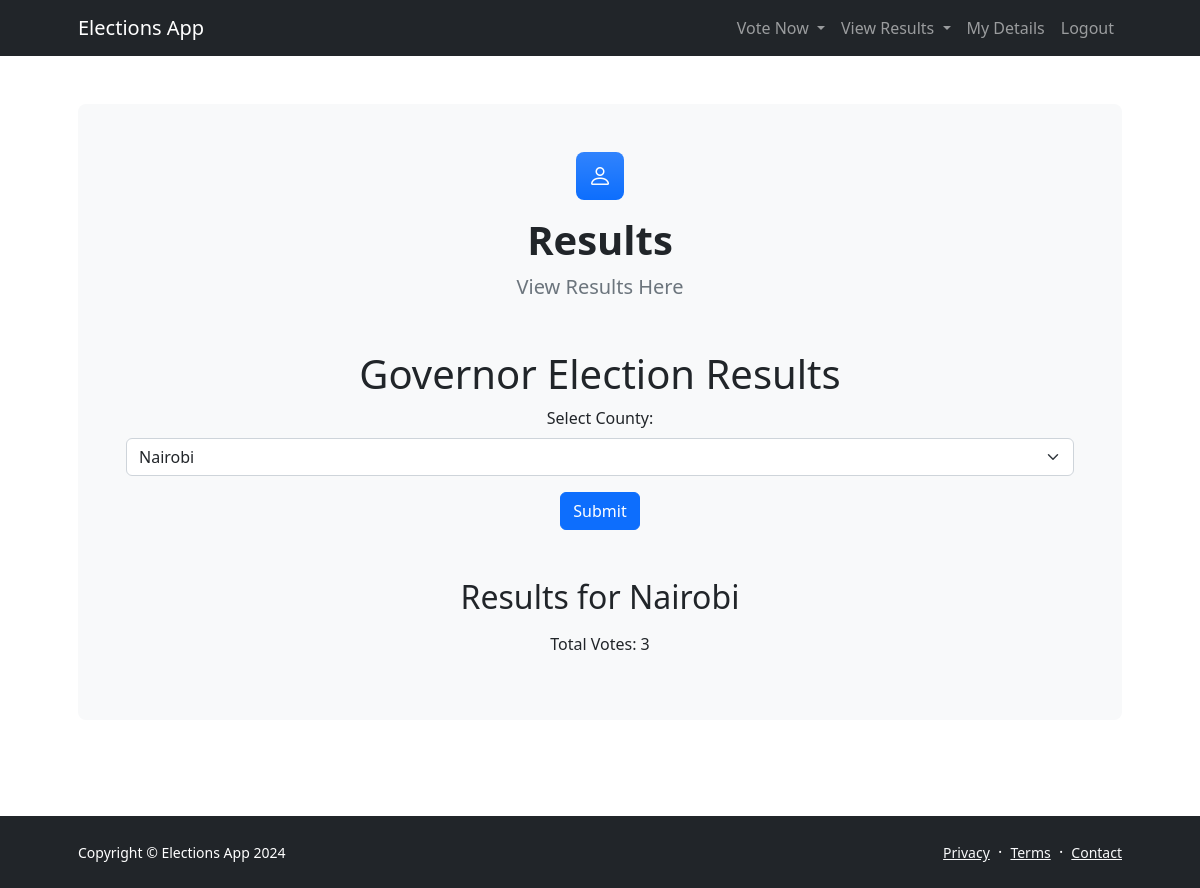
Page /results/governor (signed in) on the earlier database version.
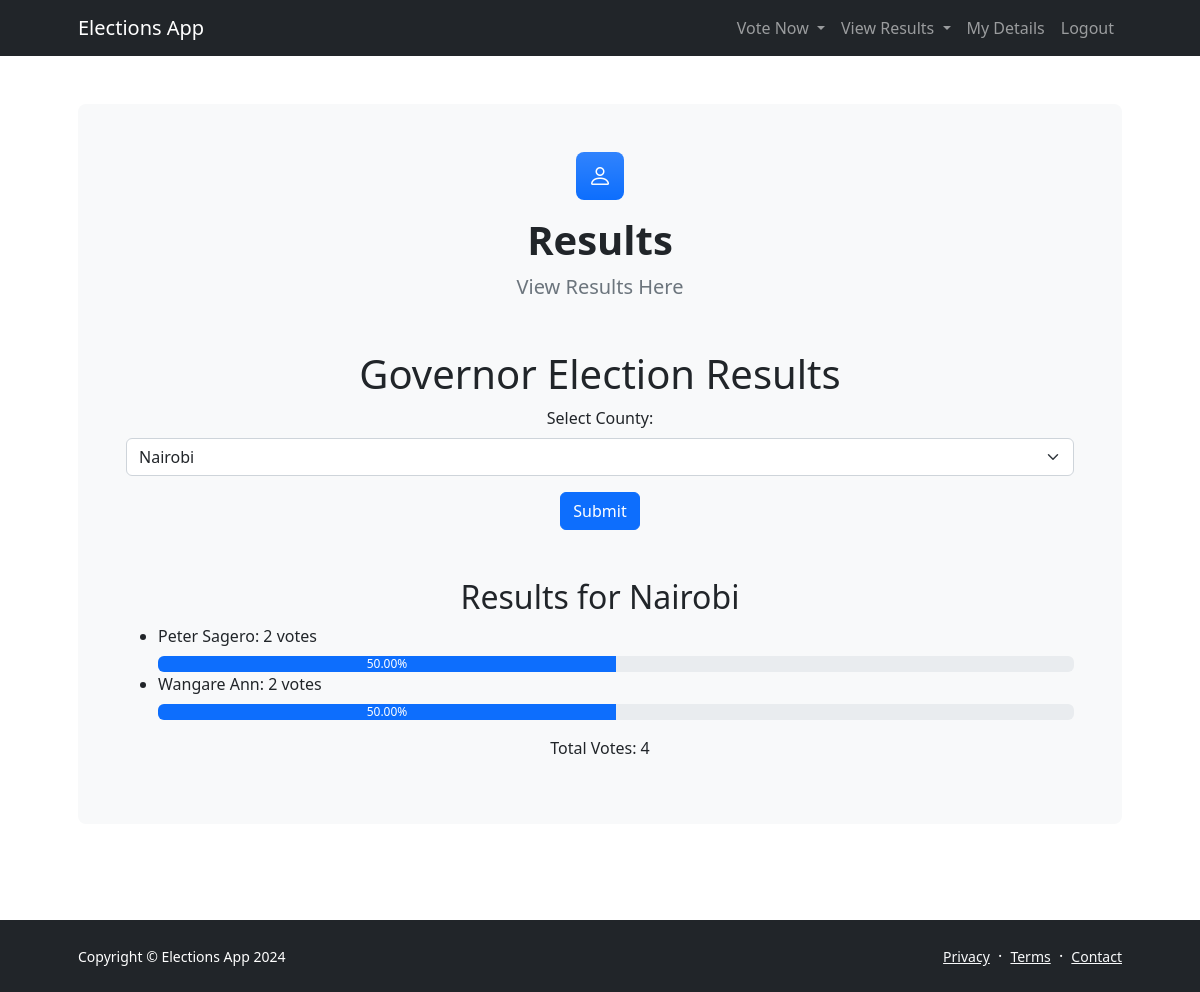
Same page on the later database version.
### app/models.py (models this page shows)
class Voter(db.Model):
    id = db.Column(db.Integer, primary_key=True)
    national_id = db.Column(db.String(20), unique=True, nullable=False)
    county = db.Column(db.String(100), nullable=False)
    name = db.Column(db.String(100), nullable=False)
    phone_number = db.Column(db.String(20), nullable=True)
    email = db.Column(db.String(100), nullable=True)
    password_hash = db.Column(db.String(128))  # New field for storing hashed passwords
    votes_president = db.relationship('Vote_president', backref='voter', lazy=True)
    votes_governor = db.relationship('Vote_governor', backref='voter', lazy=True)

class Governor(db.Model):
    id = db.Column(db.Integer, primary_key=True)
    national_id = db.Column(db.String(20), unique=True, nullable=False)
    name = db.Column(db.String(100), nullable=False)
    party_name = db.Column(db.String(100), nullable=False)
    county = db.Column(db.String(50), nullable=False)
    party_color = Column(String(20), nullable=False)

### app/routes.py (the view)
@app.route('/results/governor', methods=['GET', 'POST'])
def governor_election_results():
    counties = db.session.query(Voter.county).distinct().all()  # Get distinct counties
    print(counties)
    if request.method == 'POST':
        selected_county = request.form.get('county')
        if selected_county:
            governor_results = db.session.query(Governor.name, func.count(Vote_governor.id)) \
                .join(Vote_governor, Governor.id == Vote_governor.governor_id) \
                .join(Voter, Voter.id == Vote_governor.voter_id) \
                .filter(Voter.county == selected_county) \
                .group_by(Governor.name).all()
            total_votes = db.session.query(func.count(Vote_governor.id)) \
                .join(Voter, Voter.id == Vote_governor.voter_id) \
                .filter(Voter.county == selected_county).scalar()
            return render_template('governor_results.html', governor_results=governor_results, total_votes=total_votes, selected_county=selected_county, counties=counties)
    else:
        if 'voter_logged_in' in session:
            national_id = session.get('national_id')
            try:
                voter = Voter.query.filter_by(national_id=national_id).one()
                selected_county = voter.county
            except NoResultFound:
                flash('No voter found with the provided national ID.', 'error')
                return redirect(url_for('home'))
        else:
            flash('You need to be logged in to view results.', 'error')
            return redirect(url_for('voter_login'))
        governor_results = db.session.query(Governor.name, func.count(Vote_governor.id)) \
            .join(Vote_governor, Governor.id == Vote_governor.governor_id) \
            .join(Voter, Voter.id == Vote_governor.voter_id) \
            .filter(Voter.county == selected_county) \
            .group_by(Governor.name).all()
        total_votes = db.session.query(func.count(Vote_governor.id)) \
            .join(Voter, Voter.id == Vote_governor.voter_id) \
            .filter(Voter.county == selected_county).scalar()
        return render_template('governor_results.html', governor_results=governor_results, total_votes=total_votes, selected_county=selected_county, counties=counties)

### app/templates/governor_results.html (shortened to what this page needs)
<!DOCTYPE html>
<html lang="en">
<head>
    <link href="https://cdn.jsdelivr.net/npm/bootstrap@5.2.3/dist/css/bootstrap.min.css" rel="stylesheet">
    <link href="https://cdn.jsdelivr.net/npm/bootstrap-icons@1.5.0/font/bootstrap-icons.css" rel="stylesheet">
    <link href="{{ url_for('static', filename='css/styles.css') }}" rel="stylesheet" />
</head>
<body class="d-flex flex-column">
    <main class="flex-shrink-0">
        <nav class="navbar navbar-expand-lg navbar-dark bg-dark">
            <div class="container px-5">
                <a class="navbar-brand" href="{{ url_for('home') }}">Elections App</a>
                <div class="collapse navbar-collapse" id="navbarSupportedContent">
                    <ul class="navbar-nav ms-auto mb-2 mb-lg-0">
                        <li class="nav-item dropdown">
                            <a class="nav-link dropdown-toggle" href="#" id="navbarDropdown" role="button" data-bs-toggle="dropdown" aria-expanded="false">
                                Vote Now
                            </a>
                        </li>
                        <li class="nav-item dropdown">
                            <a class="nav-link dropdown-toggle" href="#" id="navbarDropdown" role="button" data-bs-toggle="dropdown" aria-expanded="false">
                                View Results
                            </a>
                        </li>
                        <li class="nav-item"><a class="nav-link" href="{{ url_for('update_voter', national_id='ENTER_NATIONAL_ID_HERE') }}">My Details</a></li>
                        <li class="nav-item"><a class="nav-link" href="/voter/logout">Logout</a></li>
                    </ul>
                </div>
            </div>
        </nav>
        <section class="py-5 d-flex justify-content-center align-items-center">
            <div class="container px-5">
                <div class="bg-light rounded-3 py-5 px-4 px-md-5 mb-5">
                    <div class="text-center mb-5">
                        <div class="feature bg-primary bg-gradient text-white rounded-3 mb-3"><i class="bi bi-person"></i></div>
                        <h1 class="fw-bolder">Results</h1>
                        <p class="lead fw-normal text-muted mb-0">View Results Here</p>
                    </div>
                    <h1 class="text-center">Governor Election Results</h1>
                    <form method="post" action="{{ url_for('governor_election_results') }}" class="text-center">
                        <label for="county" class="form-label">Select County:</label>
                        <select class="form-select" id="county" name="county">
                            {% for county in counties %}
                                <option value="{{ county[0] }}" {% if county[0] == selected_county %}selected{% endif %}>{{ county[0] }}</option>
                            {% endfor %}
                        </select>
                        <button type="submit" class="btn btn-primary mt-3">Submit</button>
                    </form>
                    <h2 class="mt-5 text-center">Results for {{ selected_county }}</h2>
                    <div>
                        <ul>
                            {% for result in governor_results %}
                                <li>{{ result[0] }}: {{ result[1] }} votes</li>
                                <div class="progress mt-2">
                                    <div class="progress-bar" role="progressbar" style="width: {{ (result[1]/total_votes)*100 }}%" aria-valuenow="{{ (result[1]/total_votes)*100 }}" aria-valuemin="0" aria-valuemax="100">
                                        {{ '%.2f' % ((result[1]/total_votes)*100) }}%
                                    </div>
                                </div>
                            {% endfor %}
                        </ul>
                        <p class="text-center mt-3">Total Votes: {{ total_votes }}</p>
                    </div>
                </div>
            </div>
        </section>
    </main>
    <footer class="bg-dark py-4 mt-auto">
        <div class="container px-5">
            <div class="row align-items-center justify-content-between flex-column flex-sm-row">
                <div class="col-auto"><div class="small m-0 text-white">Copyright &copy; Elections App 2024</div></div>
                <div class="col-auto">
                    <a class="link-light small" href="#!">Privacy</a>
                    <span class="text-white mx-1">&middot;</span>
                    <a class="link-light small" href="#!">Terms</a>
                    <span class="text-white mx-1">&middot;</span>
                    <a class="link-light small" href="#!">Contact</a>
                </div>
            </div>
        </div>
    </footer>
</body>
</html>

Differences in the rows shown:
added Governor: name "Peter Sagero", result "2", {{ (result[1]/total_votes)*100 }} 50.0 (drawn), value "50.00"
added Governor: name "Wangare Ann", id "2", {{ (result[1]/total_votes)*100 }} 50.0 (drawn), value "50.00"
Other differences:
{{ total_votes }}: "3" → "4"
